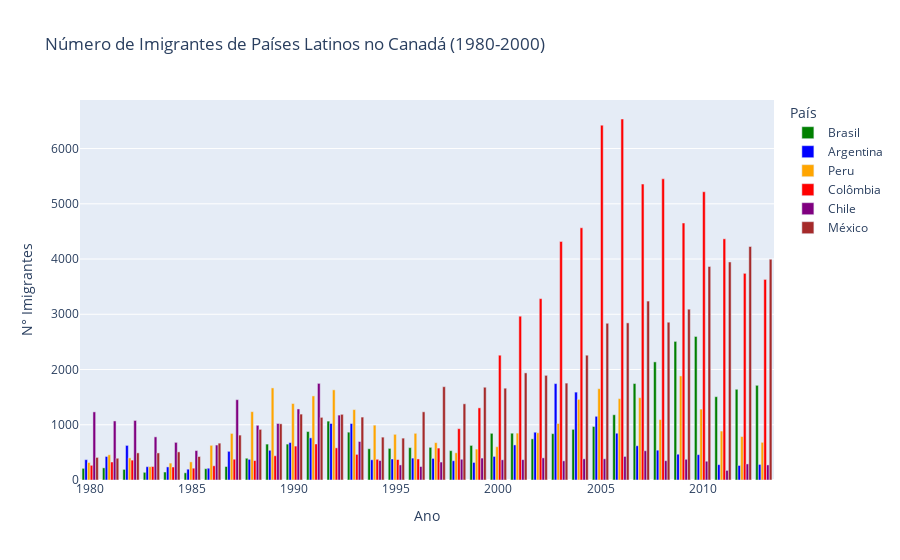

Here is the notebook cell this chart was saved with:
### Code cell
# Transformar para formato longo (formato vertical "ANO - PAÍS - IMIGRANTES")
df_longo = df_paises.reset_index().melt(id_vars='Ano', var_name='País', value_name='Imigrantes')

'''
Filtro com anos especificos, não vai até 2014, apenas até 2000

Argentina# Filtrar apenas de 1980 a 2000
df_paises_filtrado = df_paises.loc['1980':'2000']


fig = px.line(df_paises_filtrado, x=df_paises_filtrado.index, y=df_paises_filtrado.columns,
              title='Número de Imigrantes de Países Latinos no Canadá (1980-2000)',
              markers=True)
'''
# Criar gráfico de barras
fig = px.bar(df_longo, x='Ano', y='Imigrantes', color='País',
             title='Número de Imigrantes de Países Latinos no Canadá (1980-2000)',
             barmode='group',
             color_discrete_map=cores)
fig.update_xaxes(tickmode='linear', tick0=1980, dtick=5, title='Ano')
fig.update_yaxes(title='N° Imigrantes')
fig.show()

### Figure 1 — Plotly figure (JSON) as saved in the notebook; plotly's stock layout.template omitted (floating-point values rounded to 4 significant figures)
{"data": [{"alignmentgroup": "True", "hovertemplate": "País=Brasil<br>Ano=%{x}<br>Imigrantes=%{y}<extra></extra>", "legendgroup": "Brasil", "marker": {"color": "green", "pattern": {"shape": ""}}, "name": "Brasil", "offsetgroup": "Brasil", "orientation": "v", "showlegend": true, "textposition": "auto", "type": "bar", "x": ["1980", "1981", "1982", "1983", "1984", "1985", "1986", "1987", "1988", "1989", "1990", "1991", "1992", "1993", "1994", "1995", "1996", "1997", "1998", "1999", "2000", "2001", "2002", "2003", "2004", "2005", "2006", "2007", "2008", "2009", "2010", "2011", "2012", "2013"], "xaxis": "x", "y": [211, 220, 192, 139, 145, 130, 205, 244, 394, 650, 650, 877, 1066, 866, 566, 572, 586, 591, 531, 626, 845, 847, 745, 839, 917, 969, 1181, 1746, 2138, 2509, 2598, 1508, 1642, 1714], "yaxis": "y"}, {"alignmentgroup": "True", "hovertemplate": "País=Argentina<br>Ano=%{x}<br>Imigrantes=%{y}<extra></extra>", "legendgroup": "Argentina", "marker": {"color": "blue", "pattern": {"shape": ""}}, "name": "Argentina", "offsetgroup": "Argentina", "orientation": "v", "showlegend": true, "textposition": "auto", "type": "bar", "x": ["1980", "1981", "1982", "1983", "1984", "1985", "1986", "1987", "1988", "1989", "1990", "1991", "1992", "1993", "1994", "1995", "1996", "1997", "1998", "1999", "2000", "2001", "2002", "2003", "2004", "2005", "2006", "2007", "2008", "2009", "2010", "2011", "2012", "2013"], "xaxis": "x", "y": [368, 426, 626, 241, 237, 196, 213, 519, 374, 538, 678, 763, 1023, 1022, 366, 380, 396, 391, 349, 318, 427, 635, 865, 1745, 1591, 1153, 847, 620, 540, 467, 459, 278, 263, 282], "yaxis": "y"}, {"alignmentgroup": "True", "hovertemplate": "País=Peru<br>Ano=%{x}<br>Imigrantes=%{y}<extra></extra>", "legendgroup": "Peru", "marker": {"color": "orange", "pattern": {"shape": ""}}, "name": "Peru", "offsetgroup": "Peru", "orientation": "v", "showlegend": true, "textposition": "auto", "type": "bar", "x": ["1980", "1981", "1982", "1983", "1984", "1985", "1986", "1987", "1988", "1989", "1990", "1991", "1992", "1993", "1994", "1995", "1996", "1997", "1998", "1999", "2000", "2001", "2002", "2003", "2004", "2005", "2006", "2007", "2008", "2009", "2010", "2011", "2012", "2013"], "xaxis": "x", "y": [317, 456, 401, 241, 306, 328, 628, 843, 1237, 1667, 1384, 1522, 1632, 1274, 993, 827, 845, 676, 493, 560, 603, 849, 855, 1023, 1460, 1653, 1473, 1490, 1094, 1884, 1283, 886, 787, 682], "yaxis": "y"}, {"alignmentgroup": "True", "hovertemplate": "País=Colômbia<br>Ano=%{x}<br>Imigrantes=%{y}<extra></extra>", "legendgroup": "Colômbia", "marker": {"color": "red", "pattern": {"shape": ""}}, "name": "Colômbia", "offsetgroup": "Colômbia", "orientation": "v", "showlegend": true, "textposition": "auto", "type": "bar", "x": ["1980", "1981", "1982", "1983", "1984", "1985", "1986", "1987", "1988", "1989", "1990", "1991", "1992", "1993", "1994", "1995", "1996", "1997", "1998", "1999", "2000", "2001", "2002", "2003", "2004", "2005", "2006", "2007", "2008", "2009", "2010", "2011", "2012", "2013"], "xaxis": "x", "y": [266, 326, 360, 244, 235, 214, 257, 376, 352, 439, 614, 652, 582, 464, 375, 371, 381, 578, 929, 1306, 2259, 2965, 3283, 4318, 4566, 6424, 6535, 5357, 5452, 4652, 5218, 4366, 3741, 3631], "yaxis": "y"}, {"alignmentgroup": "True", "hovertemplate": "País=Chile<br>Ano=%{x}<br>Imigrantes=%{y}<extra></extra>", "legendgroup": "Chile", "marker": {"color": "purple", "pattern": {"shape": ""}}, "name": "Chile", "offsetgroup": "Chile", "orientation": "v", "showlegend": true, "textposition": "auto", "type": "bar", "x": ["1980", "1981", "1982", "1983", "1984", "1985", "1986", "1987", "1988", "1989", "1990", "1991", "1992", "1993", "1994", "1995", "1996", "1997", "1998", "1999", "2000", "2001", "2002", "2003", "2004", "2005", "2006", "2007", "2008", "2009", "2010", "2011", "2012", "2013"], "xaxis": "x", "y": [1233, 1069, 1078, 781, 681, 533, 633, 1454, 990, 1023, 1286, 1749, 1175, 697, 352, 273, 244, 325, 376, 397, 366, 369, 401, 347, 383, 384, 427, 530, 350, 375, 340, 174, 291, 273], "yaxis": "y"}, {"alignmentgroup": "True", "hovertemplate": "País=México<br>Ano=%{x}<br>Imigrantes=%{y}<extra></extra>", "legendgroup": "México", "marker": {"color": "brown", "pattern": {"shape": ""}}, "name": "México", "offsetgroup": "México", "orientation": "v", "showlegend": true, "textposition": "auto", "type": "bar", "x": ["1980", "1981", "1982", "1983", "1984", "1985", "1986", "1987", "1988", "1989", "1990", "1991", "1992", "1993", "1994", "1995", "1996", "1997", "1998", "1999", "2000", "2001", "2002", "2003", "2004", "2005", "2006", "2007", "2008", "2009", "2010", "2011", "2012", "2013"], "xaxis": "x", "y": [409, 394, 491, 490, 509, 425, 667, 813, 916, 1017, 1193, 1134, 1189, 1139, 776, 758, 1234, 1689, 1379, 1679, 1662, 1939, 1894, 1754, 2259, 2837, 2844, 3239, 2856, 3092, 3865, 3947, 4227, 3996], "yaxis": "y"}], "layout": {"barmode": "group", "legend": {"title": {"text": "País"}, "tracegroupgap": 0}, "title": {"text": "Número de Imigrantes de Países Latinos no Canadá (1980-2000)"}, "xaxis": {"anchor": "y", "domain": [0, 1], "dtick": 5, "tick0": 1980, "tickmode": "linear", "title": {"text": "Ano"}}, "yaxis": {"anchor": "x", "domain": [0, 1], "title": {"text": "N° Imigrantes"}}}}
